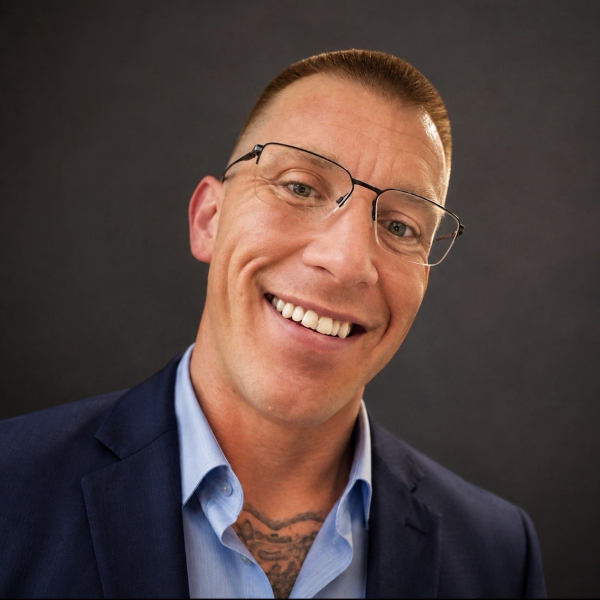
#> input picture client/src/assets/founder-portrait.jpg, 1200 x 1200 px, given in place of harboriq-logo-mark-tight.png, which was not available (shown at 1/2 size)
$ python optimize-logos.py
#> lines starting #> are read from the running program, lines starting #| are printed output that depends on the picture; pictures that were not available may be replaced by others from this repository, and a replacement may not be noted
"""Produce web-sized variants of the HarborIQ brand PNGs.

The originals (495px mark / 908px lockup) stay in client/src/assets as the
source of truth; the UI imports these lighter variants so the nav/footer logo
isn't a 200-440KB download.
"""
from PIL import Image

A = "/home/user/workspace/harboriq-marketing/client/src/assets"

# Mark: tight-cropped, rendered at up to ~40px CSS height -> 160px covers 4x DPR.
mark = Image.open(f"{A}/harboriq-logo-mark-tight.png").convert("RGBA")
w, h = mark.size
#> w = 1200; h = 1200
scale = 160 / h
#> scale = 0.133
mark.resize((round(w * scale), 160), Image.LANCZOS).save(
    f"{A}/harboriq-mark-web.png", optimize=True
)
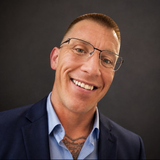
#> saved as harboriq-mark-web.png: PIL image 160x160 RGBA; mean R, G, B, A 83.3, 65.9, 62.2, 255

# Full lockup: rendered at up to ~56px CSS height -> 224px covers 4x DPR.
full = Image.open(f"{A}/harboriq-logo-full.png").convert("RGBA")
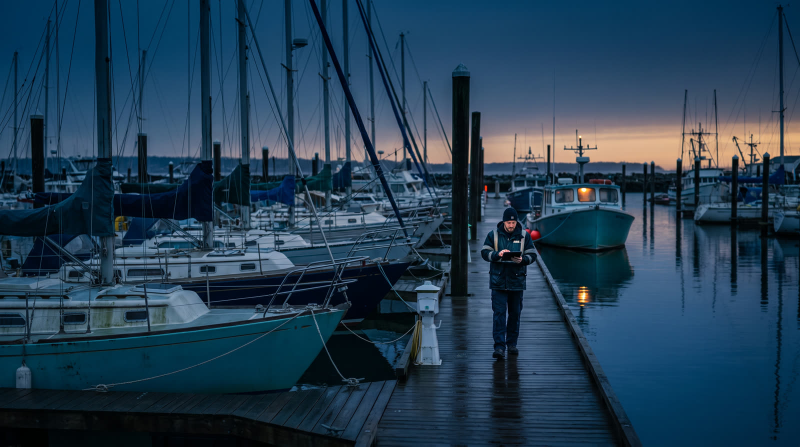
#> input picture client/src/assets/hero-marina.jpg, 1600 x 893 px, given in place of harboriq-logo-full.png, which was not available (shown at 1/2 size)
w, h = full.size
#> w = 1600; h = 893
scale = 224 / h
#> scale = 0.251
full.resize((round(w * scale), 224), Image.LANCZOS).save(
    f"{A}/harboriq-lockup-web.png", optimize=True
)
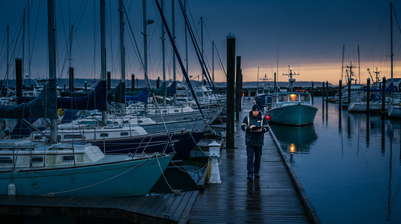
#> saved as harboriq-lockup-web.png: PIL image 401x224 RGBA; mean R, G, B, A 35, 61.4, 82.1, 255

for n in ("harboriq-mark-web.png", "harboriq-lockup-web.png"):
    im = Image.open(f"{A}/{n}")
    print(n, im.size)
#| harboriq-mark-web.png (160, 160)
